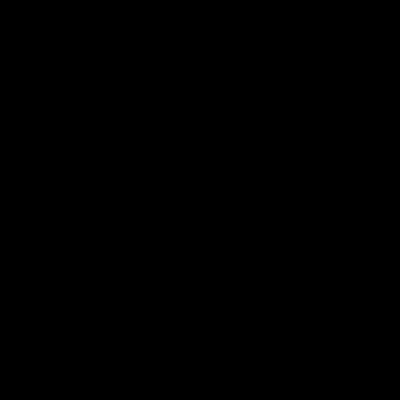
Frame 1 (no input)
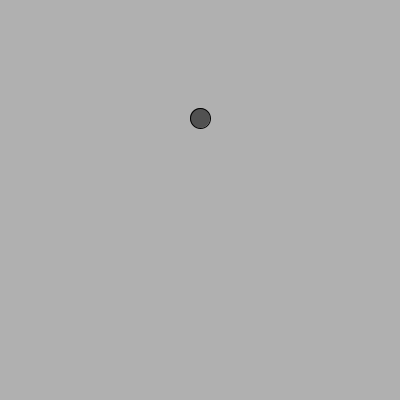
Frame 60 (the mouse pressed at the canvas centre just before this capture)
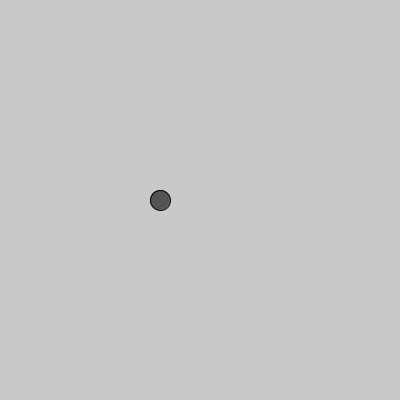
Frame 120 (the mouse held since frame 60 and released just before this capture)

The Processing sketch that drew these frames (run headless with seeded random() and noise(); from frame 60 on, the mouse is pressed at the canvas centre):

// Processing sketch: processing_168251
// ── processing_168251.pde

int ellipseX = 100;
int ellipseY = 100;
float litur = 0;
float litur2 = 0;

void setup(){
size(400,400);
}


void draw(){

background(litur);

litur = random(155, 255);

fill(litur2);

litur2 = random(0, 100);

ellipse(ellipseX,ellipseY, 20, 20);



if(ellipseX == 100 && ellipseY > 100){
  ellipseY = ellipseY-2;
}
if(ellipseX == 200 && ellipseY < 200){
  ellipseY = ellipseY+2;
}
if(ellipseY == 100 && ellipseX < 200){
  ellipseX = ellipseX+2;
}
if(ellipseY == 200 && ellipseX > 100){
  ellipseX = ellipseX-2;
}
}
